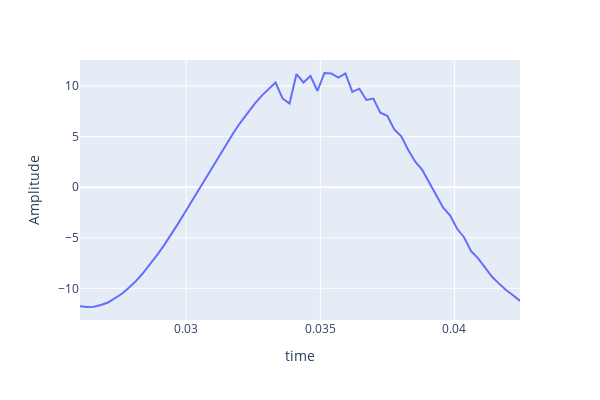
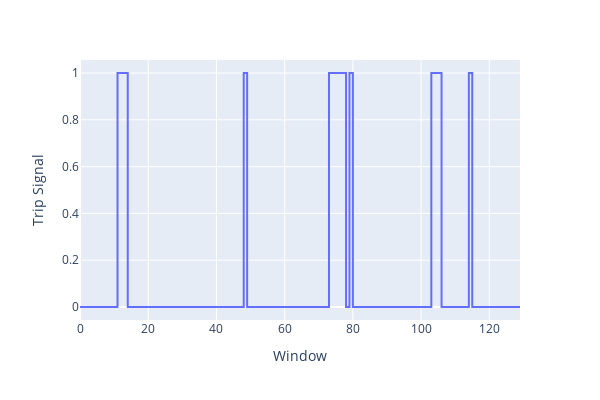

The code cell stored with these charts, in order, in its notebook:
### Code cell
def update_fig(fig):
    fig.update_traces(line_color="#EEEEEE", line_width=2)
    fig.update_layout(
        paper_bgcolor="#222831",
        plot_bgcolor="#393E46",
        font_color="whitesmoke",
    )
    fig.update_xaxes(showgrid=True, gridwidth=1, gridcolor="#32E0C4")
    fig.update_yaxes(showgrid=True, gridwidth=1, gridcolor="#32E0C4")


signal, t = dataset.__getitem__(2440, data_plot=True)
# print(f"Window index: {sample_df.query('indices == 196').index[0]}")
fig = px.line(
    x=t,
    y=signal,
    width=600,
    height=400,
    labels=dict(x="time", y="Amplitude"),
)
# update_fig(fig)
fig.show()
fig = px.line(
    x=sample_df.index,
    y=sample_df["Pred label"],
    width=600,
    height=400,
    labels=dict(x="Window", y="Trip Signal"),
    line_shape="hv",
)
# update_fig(fig)
fig.show()

### Figure 1 — Plotly figure (JSON) as saved in the notebook; plotly's stock layout.template omitted (floating-point values rounded to 4 significant figures)
{"data": [{"hovertemplate": "time=%{x}<br>Amplitude=%{y}<extra></extra>", "legendgroup": "", "line": {"color": "#636efa", "dash": "solid"}, "marker": {"symbol": "circle"}, "mode": "lines", "name": "", "orientation": "v", "showlegend": false, "type": "scatter", "x": [0.02604, 0.0263, 0.02656, 0.02682, 0.02708, 0.02734, 0.0276, 0.02786, 0.02812, 0.02838, 0.02864, 0.0289, 0.02916, 0.02943, 0.02969, 0.02995, 0.03021, 0.03047, 0.03073, 0.03099, 0.03125, 0.03151, 0.03177, 0.03203, 0.03229, 0.03255, 0.03281, 0.03307, 0.03333, 0.03359, 0.03385, 0.03411, 0.03437, 0.03463, 0.03489, 0.03515, 0.03541, 0.03567, 0.03594, 0.0362, 0.03646, 0.03672, 0.03698, 0.03724, 0.0375, 0.03776, 0.03802, 0.03828, 0.03854, 0.0388, 0.03906, 0.03932, 0.03958, 0.03984, 0.0401, 0.04036, 0.04062, 0.04088, 0.04114, 0.0414, 0.04166, 0.04192, 0.04218, 0.04245], "xaxis": "x", "y": [-11.77, -11.85, -11.82, -11.65, -11.4, -11.01, -10.54, -9.951, -9.292, -8.51, -7.671, -6.743, -5.778, -4.738, -3.651, -2.523, -1.385, -0.2138, 0.9449, 2.103, 3.245, 4.35, 5.406, 6.414, 7.349, 8.233, 9.025, 9.733, 10.35, 8.769, 8.265, 11.18, 10.35, 10.99, 9.509, 11.29, 11.23, 10.84, 11.24, 9.418, 9.732, 8.617, 8.755, 7.364, 7.055, 5.699, 5.028, 3.671, 2.511, 1.705, 0.4531, -0.7151, -2.037, -2.798, -4.112, -4.971, -6.32, -7.038, -7.981, -8.862, -9.536, -10.17, -10.69, -11.24], "yaxis": "y"}], "layout": {"height": 400, "legend": {"tracegroupgap": 0}, "margin": {"t": 60}, "width": 600, "xaxis": {"anchor": "y", "domain": [0, 1], "title": {"text": "time"}}, "yaxis": {"anchor": "x", "domain": [0, 1], "title": {"text": "Amplitude"}}}}

### Figure 2 — Plotly figure (JSON) as saved in the notebook; plotly's stock layout.template omitted (floating-point values rounded to 4 significant figures; data arrays with more than 128 entries replaced by an {"elided": "..."} marker saying what was removed)
{"data": [{"hovertemplate": "Window=%{x}<br>Trip Signal=%{y}<extra></extra>", "legendgroup": "", "line": {"color": "#636efa", "dash": "solid", "shape": "hv"}, "marker": {"symbol": "circle"}, "mode": "lines", "name": "", "orientation": "v", "showlegend": false, "type": "scatter", "x": {"elided": "130 int values"}, "xaxis": "x", "y": {"elided": "130 int values"}, "yaxis": "y"}], "layout": {"height": 400, "legend": {"tracegroupgap": 0}, "margin": {"t": 60}, "width": 600, "xaxis": {"anchor": "y", "domain": [0, 1], "title": {"text": "Window"}}, "yaxis": {"anchor": "x", "domain": [0, 1], "title": {"text": "Trip Signal"}}}}
